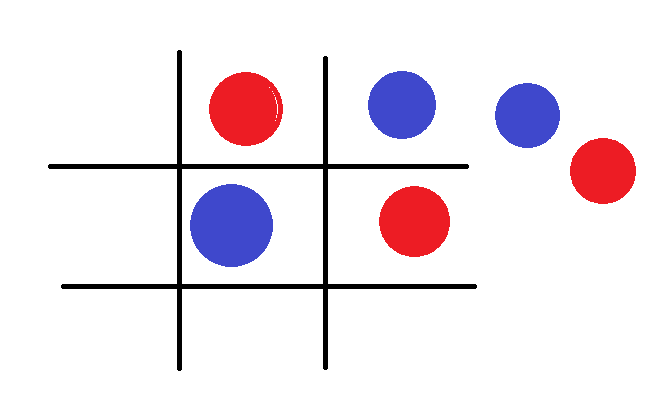
#> input picture Imagenes/tablero.png, 662 x 405 px, found by its file name
$ python sandbox_pruebas_vision.py
#> lines starting #> are read from the running program, lines starting #| are printed output that depends on the picture; after the words box and inside, x2 and y2 are one past the last pixel; in counts of white or black regions, pixels touching at a corner belong together
### Visión/vision_tablero.py
import cv2
import numpy as np

# Umbral superior e inferior para cada color
umbral_inferior_azul = np.array([90, 50, 50])
umbral_superior_azul = np.array([130, 255, 255])
umbral_inferior_rojo1 = np.array([0, 100, 100])
umbral_superior_rojo1 = np.array([10, 255, 255])
umbral_inferior_rojo2 = np.array([160, 100, 100])
umbral_superior_rojo2 = np.array([180, 255, 255])
umbral_inferior_amarillo = np.array([20, 100, 100])
umbral_superior_amarillo = np.array([40, 255, 255])

# Devuelve máscaras para cada color
def obtener_mascaras_colores(frame):
    hsv = cv2.cvtColor(frame, cv2.COLOR_BGR2HSV)
    mascara_amarillo = cv2.inRange(hsv, umbral_inferior_amarillo, umbral_superior_amarillo)
    mascara_azul = cv2.inRange(hsv, umbral_inferior_azul, umbral_superior_azul)
    mascara_rojo1 = cv2.inRange(hsv, umbral_inferior_rojo1, umbral_superior_rojo1)
    mascara_rojo2 = cv2.inRange(hsv, umbral_inferior_rojo2, umbral_superior_rojo2)
    mascara_rojo = mascara_rojo1 + mascara_rojo2

    return mascara_amarillo, mascara_azul, mascara_rojo

# Devuelve un array de fichas (circulares) detectadas en 'frame' de un color contenido en 'mascara'
def obtener_fichas_color(frame, mascara) -> []:
    fichas = cv2.bitwise_and(frame, frame, mask = mascara)
    frame_gris = cv2.cvtColor(fichas, cv2.COLOR_BGR2GRAY)
    frame_gris = cv2.medianBlur(frame_gris, 5)
    fichas = cv2.HoughCircles(frame_gris, cv2.HOUGH_GRADIENT_ALT, 1, 20, param1=100, param2=0, minRadius=24, maxRadius=0)

    if fichas is not None:
        fichas = np.uint16(np.around(fichas))

    return fichas

# Devuelve los parámetros x, y, w, h que delimitan el rectángulo del tablero
def obtener_rectangulo_tablero(frame):
    frame_gris = cv2.cvtColor(frame, cv2.COLOR_BGR2GRAY)
    frame_desenfocado = cv2.GaussianBlur(frame_gris, (5, 5), 0)
    _, frame_umbralizado = cv2.threshold(frame_desenfocado, 50, 255, cv2.THRESH_BINARY)
    frame_bordes = cv2.Canny(frame_umbralizado, 20, 80)
    contornos, _ = cv2.findContours(frame_bordes, cv2.RETR_EXTERNAL, cv2.CHAIN_APPROX_SIMPLE)
    contorno_tablero = max(contornos, key=cv2.contourArea)

    return cv2.boundingRect(contorno_tablero)

# Devuelve las casillas con los parámetros x, y, w, h que delimitan el rectángulo del tablero
def obtener_rectangulos_casillas(rectangulo_tablero):
    ancho_casilla = int(rectangulo_tablero[2]/3)
    alto_casilla = int(rectangulo_tablero[3]/3)
    rectangulos_casillas = []

    for i in range(3):
        for j in range(3):
            rectangulos_casillas.append((rectangulo_tablero[0] + j*ancho_casilla,
                                         rectangulo_tablero[1] + i*alto_casilla, ancho_casilla, alto_casilla))

    return rectangulos_casillas

# Devuelve True si el centro de 'ficha' está dentro de 'rectangulo' (x, y, w, h)
def dentro(ficha, rectangulo) -> bool:
    centro_ficha_x = ficha[0]
    centro_ficha_y = ficha[1]
    radio_ficha = ficha[2]-5
    #radio_ficha = 5
    if  (rectangulo[0] < (centro_ficha_x-radio_ficha)) and ((centro_ficha_x+radio_ficha) < (rectangulo[0]+rectangulo[2])) and \
        (rectangulo[1] < (centro_ficha_y-radio_ficha)) and ((centro_ficha_y+radio_ficha) < (rectangulo[1]+rectangulo[3])):
        return True
    else:
        return False

# Devuelve la primera 'ficha' que no está dentro de 'rectangulo_tablero'
def obtener_ficha_libre(fichas, rectangulo_tablero):
    for i in fichas[0, :]:
        if not dentro(i, rectangulo_tablero):
            return i

# Devuelve un entero que transformado a base 3 representa el estado del tablero
def obtener_estado_tablero(frame) -> int:
    rect_tablero = obtener_rectangulo_tablero(frame)
    rect_casillas = obtener_rectangulos_casillas(rect_tablero)
    mascara_2, mascara_1, _ = obtener_mascaras_colores(frame)
    fichas_1 = obtener_fichas_color(frame, mascara_1)
    fichas_2 = obtener_fichas_color(frame, mascara_2)
    estado = 0

    for i in range(9):
        print("i: ", i)
        if fichas_1 is not None:
            for j in fichas_1[0, :]:
                if dentro(j, rect_casillas[i]):
                    print("azul: ", j)
                    estado += 1*(3**i)
        if fichas_2 is not None:
            for k in fichas_2[0, :]:
                if dentro(k, rect_casillas[i]):
                    print("amarillo: ",k)
                    estado += 2*(3**i)

    return estado

# Dibuja contornos y formas sobre el frame
# [40 lines left out: function dibujar_sobre_frame, not called in this run]

### Visión/sandbox_pruebas_vision.py
import cv2
import numpy as np
import vision_tablero as vt

# Cargar una imagen o capturar desde la cámara
image = cv2.imread('Imagenes/tablero.png')  # Cambia la ruta de la imagen según tus necesidades
#> image is the input picture: shape (405, 662, 3); mean B, G, R 236.3, 229.9, 238.5

# Obtiene el estado del tablero codificado en un entero decimal
estado = vt.obtener_estado_tablero(image)
#> in obtener_rectangulo_tablero, `frame_desenfocado = cv2.GaussianBlur(frame_gris, (5, 5), 0)`:
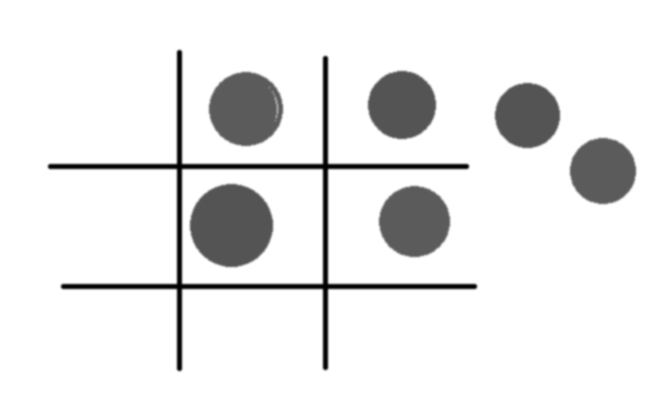
#> frame_desenfocado: shape (405, 662); min 0, max 255, mean 233.2
#> in obtener_rectangulo_tablero, `_, frame_umbralizado = cv2.threshold(frame_desenfocado, 50, 255, cv2.T..`:
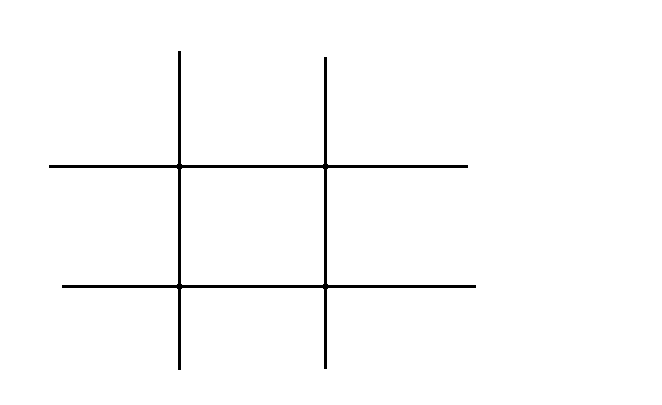
#> frame_umbralizado: shape (405, 662); 98.4% white; 1 black region, box (x1, y1, x2, y2) and area: (49, 51, 476, 370) 4372
#> in obtener_rectangulo_tablero, `frame_bordes = cv2.Canny(frame_umbralizado, 20, 80)`:
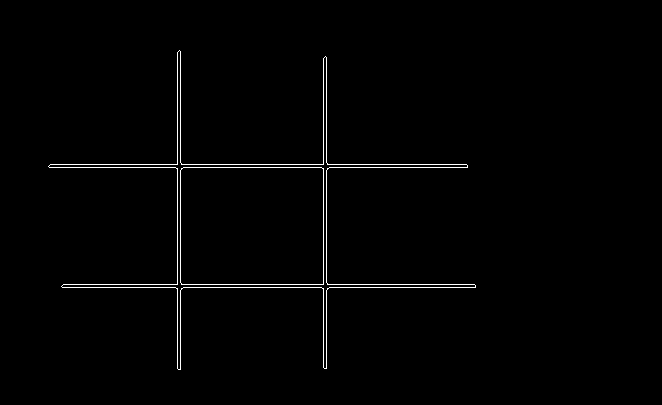
#> frame_bordes: shape (405, 662); 1.1% white in thin lines or dots, all inside (x1, y1, x2, y2) = (48, 50, 476, 370)
#> in obtener_rectangulo_tablero, `contornos, _ = cv2.findContours(frame_bordes, cv2.RETR_EXTERNAL, cv2.C..`: contornos = 1 contour; box (x1, y1, x2, y2) and area: (48, 50, 476, 370) 21102
#> in obtener_rectangulo_tablero, `contorno_tablero = max(contornos, key=cv2.contourArea)`: contorno_tablero = contour of 48 points, box (x1, y1, x2, y2) (48, 50, 476, 370), area 21102
#> in obtener_estado_tablero, `rect_tablero = obtener_rectangulo_tablero(frame)`: rect_tablero = (48, 50, 428, 320)
#> in obtener_rectangulos_casillas, `ancho_casilla = int(rectangulo_tablero[2]/3)`: ancho_casilla = 142
#> in obtener_rectangulos_casillas, `alto_casilla = int(rectangulo_tablero[3]/3)`: alto_casilla = 106
#> after the loop in obtener_rectangulos_casillas, `for i in range(3):`: rectangulos_casillas = [(48, 50, 142, 106), (190, 50, 142, 106), (332, 50, 142, 106), (48, 156, 142, 106), (190, 156, 142, 106), (332, 156, 142, 106), (48, 262, 142, 106), (190, 262, 142, 106), (332, 262, 142, 106)]
#> in obtener_estado_tablero, `rect_casillas = obtener_rectangulos_casillas(rect_tablero)`: rect_casillas has the same summary as rectangulos_casillas in obtener_rectangulos_casillas
#> in obtener_mascaras_colores, `hsv = cv2.cvtColor(frame, cv2.COLOR_BGR2HSV)`: hsv: shape (405, 662, 3); mean H, S, V 13.2, 17.8, 245
#> in obtener_mascaras_colores, `mascara_amarillo = cv2.inRange(hsv, umbral_inferior_amarillo, umbral_s..`: mascara_amarillo: shape (405, 662); every value is 0
#> in obtener_mascaras_colores, `mascara_azul = cv2.inRange(hsv, umbral_inferior_azul, umbral_superior_..`: mascara_azul: shape (405, 662); 4.6% white; 3 white regions, box (x1, y1, x2, y2) and area: (190, 184, 273, 267) 5391, (368, 71, 436, 139) 3622, (495, 83, 560, 148) 3310
#> in obtener_mascaras_colores, `mascara_rojo2 = cv2.inRange(hsv, umbral_inferior_rojo2, umbral_superio..`: mascara_rojo2: shape (405, 662); 4.3% white; 3 white regions, box (x1, y1, x2, y2) and area: (209, 72, 283, 146) 4249, (379, 186, 450, 257) 3939, (570, 138, 636, 204) 3416
#> in obtener_fichas_color, `fichas = cv2.bitwise_and(frame, frame, mask = mascara)`:
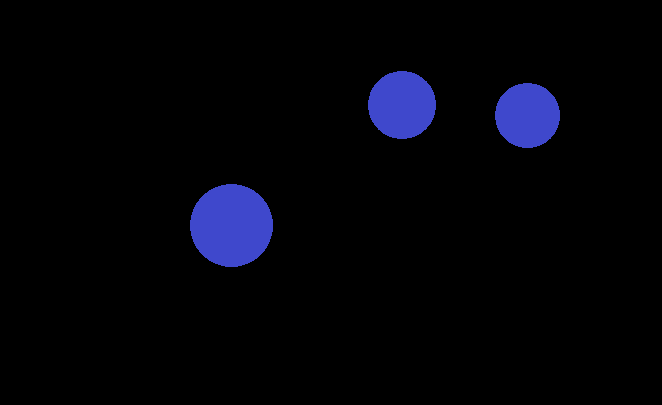
#> fichas: shape (405, 662, 3); mean B, G, R 9.4, 3.3, 2.9
#> in obtener_fichas_color, `frame_gris = cv2.medianBlur(frame_gris, 5)`: frame_gris: shape (405, 662); values 0 (black) and 84 (white), 4.6% white; 3 white regions, box (x1, y1, x2, y2) and area: (190, 184, 273, 267) 5391, (368, 71, 436, 139) 3618, (495, 83, 560, 148) 3309
#> in obtener_fichas_color, `fichas = cv2.HoughCircles(frame_gris, cv2.HOUGH_GRADIENT_ALT, 1, 20, p..`: fichas = [[231, 225, 41.46], [399, 107, 34.09], [527, 116, 32.5]]
#> in obtener_fichas_color, `fichas = np.uint16(np.around(fichas))`: fichas = [[231, 225, 41], [399, 107, 34], [527, 116, 33]]
#> in obtener_fichas_color (call 2), `fichas = cv2.bitwise_and(frame, frame, mask = mascara)`: fichas: shape (405, 662, 3); every value is 0
#> after the loop in obtener_estado_tablero, `for i in range(9):`: estado = 90
#> estado = 90
print(estado)
#| 90

rectangulo_tablero = vt.obtener_rectangulo_tablero(image)
#> rectangulo_tablero = (48, 50, 428, 320)
_, mascara_a, mascara_r = vt.obtener_mascaras_colores(image)

# Bloque que obtiene las fichas azules
fichas_azules = vt.obtener_fichas_color(image, mascara_a)
#> fichas_azules = [[231, 225, 41], [399, 107, 34], [527, 116, 33]]
if fichas_azules is not None:
    for i in fichas_azules[0, :]:
        # dibuja en rosa la circunferencia de todas las fichas azules
        cv2.circle(image, (i[0], i[1]), i[2], (255, 0, 255), 2)
        # si la ficha esta dentro del tablero marca el centro en amarillo
        if vt.dentro(i, rectangulo_tablero):
            cv2.circle(image, (i[0], i[1]), 2, (0, 255, 255), 3)
#> this loop made 3 passes
#> (i, centro_ficha_x in dentro, centro_ficha_y in dentro, radio_ficha in dentro) on passes 1 to 3: ([231, 225, 41], 231, 225, 36), ([399, 107, 34], 399, 107, 29), ([527, 116, 33], 527, 116, 28)
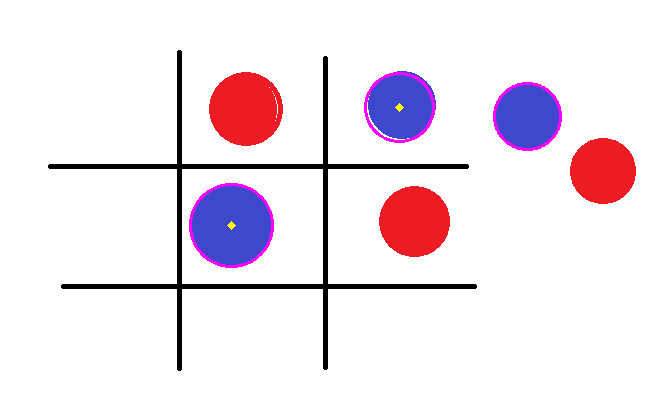
#> image: shape (405, 662, 3); 0.8% of pixels changed, all inside (x1, y1, x2, y2) = (189, 72, 562, 268)

    ficha_libre = vt.obtener_ficha_libre(fichas_azules, rectangulo_tablero)
#> the loop in obtener_ficha_libre, `for i in fichas[0, :]:` made 3 passes
#> ficha_libre = [527, 116, 33]
    # si hay una ficha libre marca el centro en verde
    if ficha_libre is not None:
        cv2.circle(image, (ficha_libre[0], ficha_libre[1]), 2, (0, 255, 0), 3)
#> image: shape (405, 662, 3); 0.02% of pixels changed, all inside (x1, y1, x2, y2) = (523, 112, 532, 121)

# Bloque que contiene las fichas rojas
fichas_rojas = vt.obtener_fichas_color(image, mascara_r)
#> in obtener_fichas_color (call 4), `fichas = cv2.bitwise_and(frame, frame, mask = mascara)`:
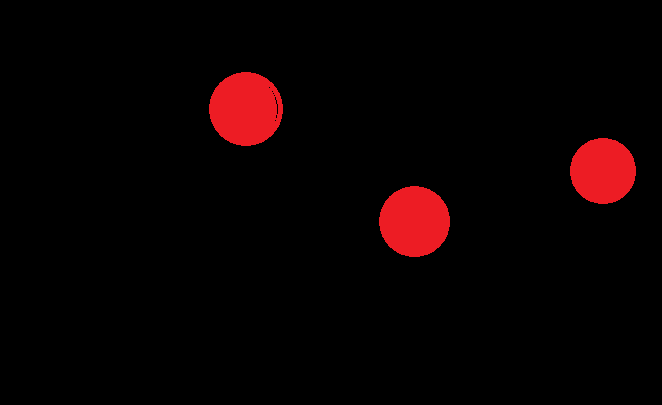
#> fichas: shape (405, 662, 3); mean B, G, R 1.6, 1.2, 10.3
#> in obtener_fichas_color (call 4), `frame_gris = cv2.medianBlur(frame_gris, 5)`: frame_gris: shape (405, 662); values 0 (black) and 91 (white), 4.3% white; 3 white regions, box (x1, y1, x2, y2) and area: (209, 72, 283, 146) 4270, (379, 186, 450, 257) 3936, (570, 138, 636, 204) 3416
#> in obtener_fichas_color (call 4), `fichas = cv2.HoughCircles(frame_gris, cv2.HOUGH_GRADIENT_ALT, 1, 20, p..`: fichas = [[246, 109, 36.9], [414, 221, 35.42], [604, 171, 33.02]]
#> in obtener_fichas_color (call 4), `fichas = np.uint16(np.around(fichas))`: fichas = [[246, 109, 37], [414, 221, 35], [604, 171, 33]]
#> fichas_rojas = [[246, 109, 37], [414, 221, 35], [604, 171, 33]]
if fichas_rojas is not None:
    for i in fichas_rojas[0, :]:
        # dibuja en negro la circunferencia de todas las fichas rojas
        cv2.circle(image, (i[0], i[1]), i[2], (0, 0, 0), 2)
        # si la ficha está dentro del tablero, marca el centro en amarillo
        if vt.dentro(i, rectangulo_tablero):
            cv2.circle(image, (i[0], i[1]), 2, (0, 255, 255), 3)
#> this loop made 3 passes
#> (i, centro_ficha_x in dentro, centro_ficha_y in dentro, radio_ficha in dentro) on passes 1 to 3: ([246, 109, 37], 246, 109, 32), ([414, 221, 35], 414, 221, 30), ([604, 171, 33], 604, 171, 28)
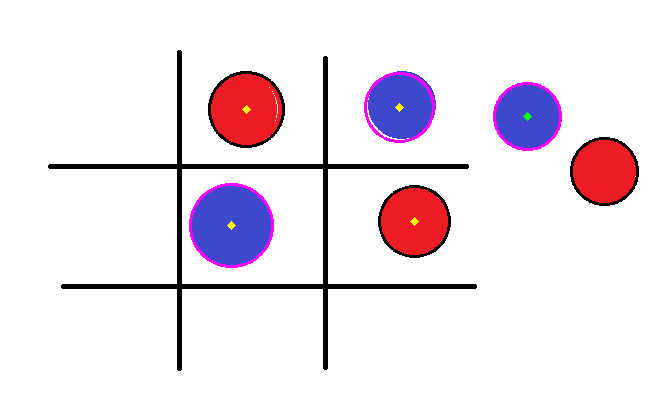
#> image: shape (405, 662, 3); mean B, G, R 235.3, 227.7, 237.5

    ficha_libre = vt.obtener_ficha_libre(fichas_rojas, rectangulo_tablero)
#> the loop in obtener_ficha_libre, `for i in fichas[0, :]:` made 3 passes
#> ficha_libre = [604, 171, 33]
    # si hay una ficha libre, marca el centro en verde
    if ficha_libre is not None:
        cv2.circle(image, (ficha_libre[0], ficha_libre[1]), 2, (0, 255, 0), 3)
#> image: shape (405, 662, 3); 0.02% of pixels changed, all inside (x1, y1, x2, y2) = (600, 167, 609, 176)

cv2.imshow('Sandbox de Pruebas de Vision', image)
cv2.waitKey(0)
cv2.destroyAllWindows()
